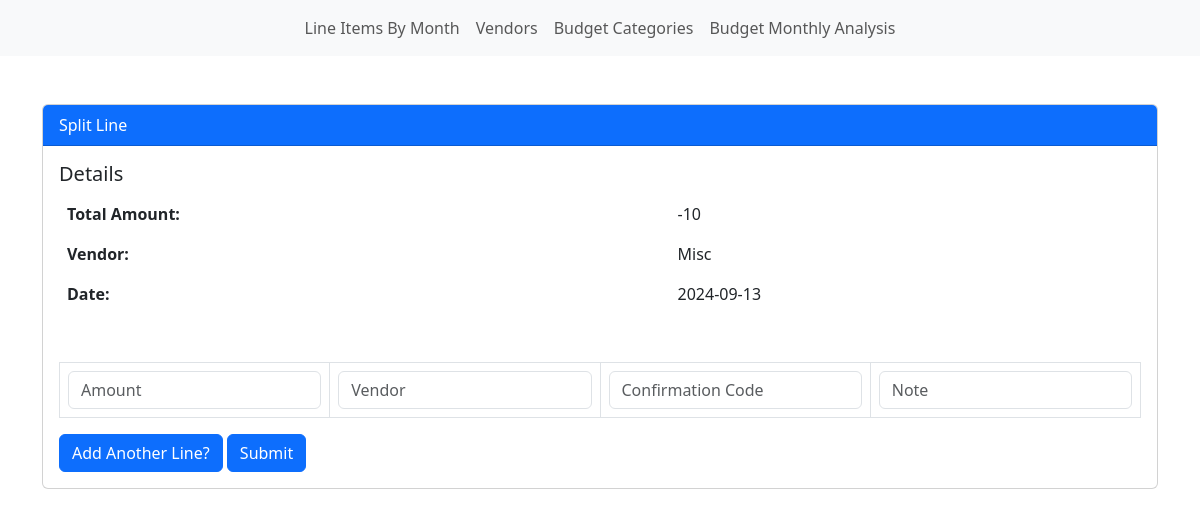
Page /split_line/255 on the earlier database version.
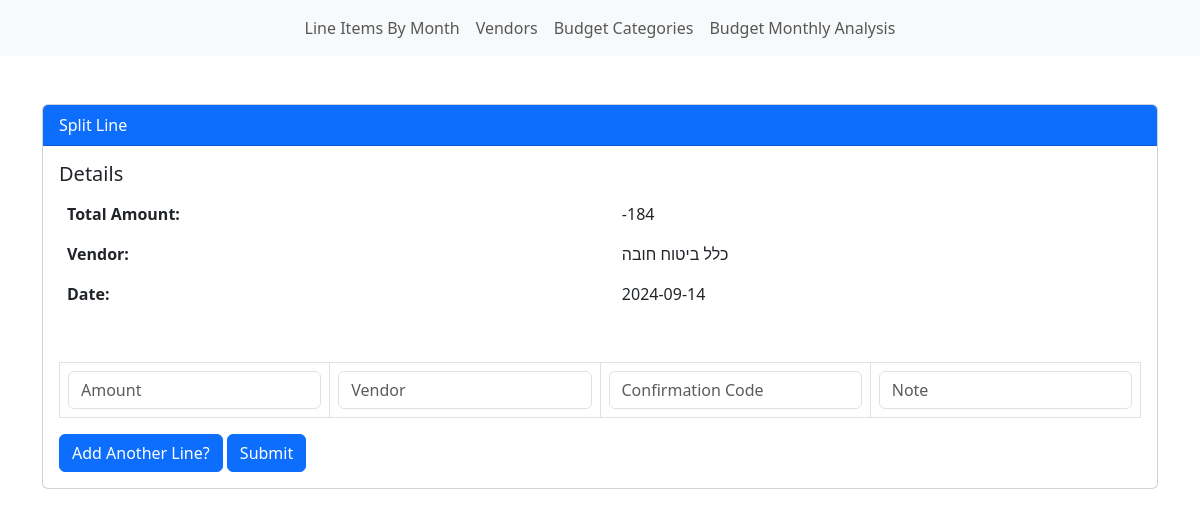
Same page on the later database version.
### app/models.py (models this page shows, shortened)
class LineItem(db.Model):
    __tablename__       = 'line_item'
    id                  = Column('id', INTEGER(), primary_key=True, autoincrement=True)
    parent_line_item_id = Column('parent_line_item_id', INTEGER(), nullable=True)
    amount              = Column('amount', INTEGER(), nullable=False)
    currency_type       = Column('currency_type', String(), default='shekel')
    vendor_id           = Column('vendor_id', INTEGER(), nullable=True)
    date                = Column('date', INTEGER(), nullable=False)
    confirmation_code   = Column('confirmation_code', INTEGER(), nullable=True)
    note                = Column('note', String(), nullable=True)
    def get_vendor(self):
        return db.session.execute(select(Vendor).where(Vendor.id==self.vendor_id)).scalar()
    def display_date(self):
        dt_object = datetime.datetime.fromtimestamp(self.date)
        return dt_object.strftime('%Y-%m-%d')

class Vendor(db.Model):
    __tablename__ = 'vendor'
    id            = Column('id', INTEGER(), primary_key=True, autoincrement=True)
    name          = Column('name', String(), nullable=False)
    bc_id         = Column('bc_id', INTEGER(), nullable=True)

### app/routes.py (the view)
@app.route('/split_line/<line_item_id>')
def split_line(line_item_id):
    li = db.session.execute(select(LineItem).where(LineItem.id == line_item_id)).scalar()
    return render_template('split_line.html',
                           li=li)

### app/templates/split_line.html (shortened to what this page needs)
{% extends 'base.html' %}
{% block content %}
<main>
    <div class="container mt-5">
        <div class="card">
            <div class="card-header bg-primary text-white">
                Split Line
            </div>
            <div class="card-body">
                <h5 class="card-title">Details</h5>
                <div class="table-responsive">
                    <table class="table table-borderless">
                        <tbody>
                            <tr>
                                <th scope="row">Total Amount:</th>
                                <td>{{ li.amount }}</td>
                            </tr>
                            <tr>
                                <th scope="row">Vendor:</th>
                                <td>{{ li.get_vendor().name }}</td>
                            </tr>
                            <tr>
                                <th scope="row">Date:</th>
                                <td>{{ li.display_date() }}</td>
                            </tr>
                        </tbody>
                    </table>
                </div>
            </div>
            <div class="card-body">
                <form action="{{ url_for('split_line_endpoint') }}" method="POST">
                    <div class="table-responsive">
                        <table class="table table-bordered">
                            <tbody id="table-body"></tbody>
                        </table>
                    </div>
                    <button type="button" class="btn btn-primary" id="add-line-button">Add Another Line?</button>
                    <button type="submit" class="btn btn-primary">Submit</button>
                </form>
            </div>
        </div>
    </div>
</main>
{% endblock content %}

Differences in the rows shown:
no longer on this page (row unchanged): Vendor: get_vendor "Misc"
changed LineItem: amount "-10" → "-184"; display_date "2024-09-13" → "2024-09-14"
added Vendor: get_vendor "כלל ביטוח חובה"
